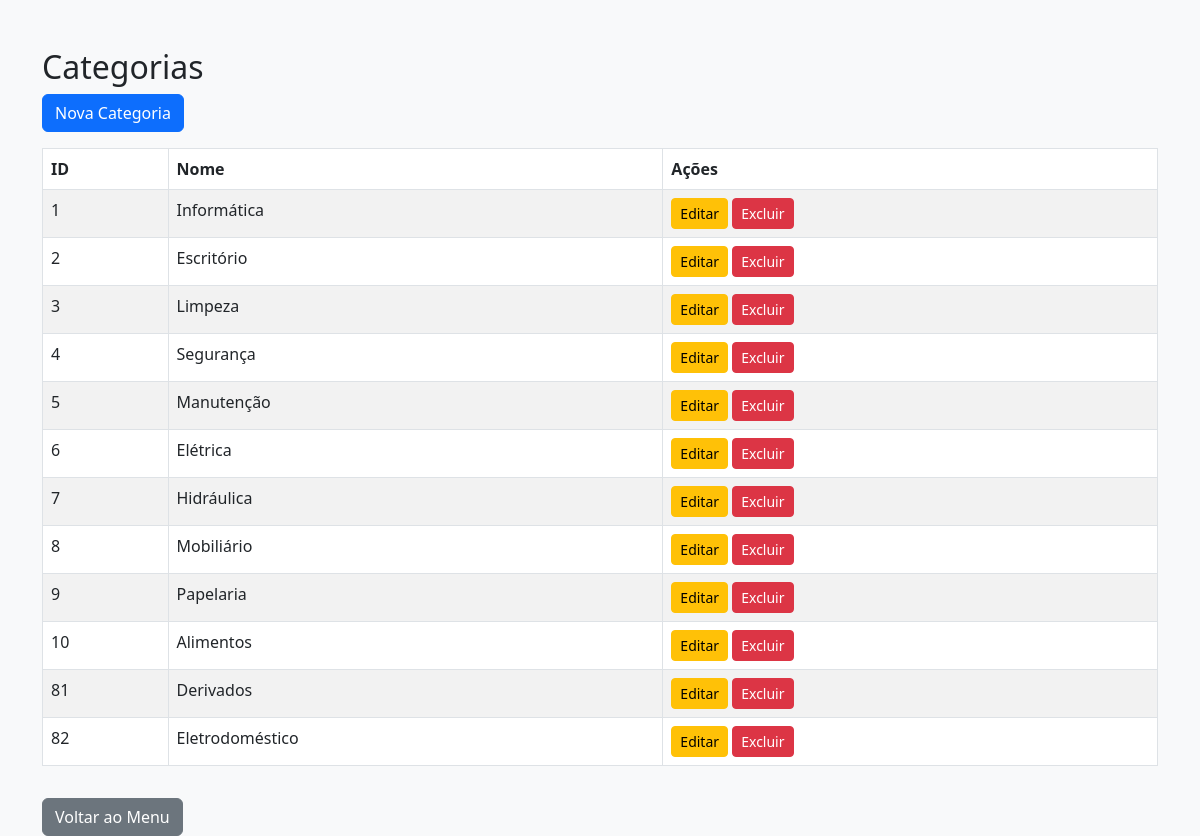
Page /categorias.php on the committed database.
### tables this page shows
CREATE TABLE categorias (
    id INTEGER PRIMARY KEY AUTOINCREMENT,
    nome TEXT
);

### categorias.php (the view, shortened to what this page needs)
<?php
include 'header.php';
$pdo = new PDO('sqlite:backup.db');
$categorias = $pdo->query("SELECT * FROM categorias")->fetchAll(PDO::FETCH_ASSOC);
?>
<h2>Categorias</h2>
<a href="categoria_form.php" class="btn btn-primary mb-3">Nova Categoria</a>
<table class="table table-bordered table-striped">
  <thead>
    <tr>
      <th>ID</th>
      <th>Nome</th>
      <th>Ações</th>
    </tr>
  </thead>
  <tbody>
    <?php foreach ($categorias as $c): ?>
    <tr>
      <td><?= $c['id'] ?></td>
      <td><?= htmlspecialchars($c['nome']) ?></td>
      <td>
        <a href="categoria_form.php?id=<?= $c['id'] ?>" class="btn btn-sm btn-warning">Editar</a>
        <a href="categoria_excluir.php?id=<?= $c['id'] ?>" class="btn btn-sm btn-danger" onclick="return confirm('Confirmar exclusão?')">Excluir</a>
      </td>
    </tr>
    <?php endforeach; ?>
  </tbody>
</table>
<a href="index.php" class="btn btn-secondary mt-3">Voltar ao Menu</a>
<?php include 'footer.php'; ?>

### header.php (shortened to what this page needs)
<!DOCTYPE html>
<html lang="pt-br">
<head>
  <link href="https://cdn.jsdelivr.net/npm/bootstrap@5.3.0/dist/css/bootstrap.min.css" rel="stylesheet">
</head>
<body class="bg-light">
<div class="container mt-5">

### footer.php
</div>
</body>
</html>

### rows in the picture
categorias: id "1", nome "Informática"
categorias: id "2", nome "Escritório"
categorias: id "3", nome "Limpeza"
categorias: id "4", nome "Segurança"
categorias: id "5", nome "Manutenção"
categorias: id "6", nome "Elétrica"
categorias: id "7", nome "Hidráulica"
categorias: id "8", nome "Mobiliário"
categorias: id "9", nome "Papelaria"
categorias: id "10", nome "Alimentos"
categorias: id "81", nome "Derivados"
categorias: id "82", nome "Eletrodoméstico"
